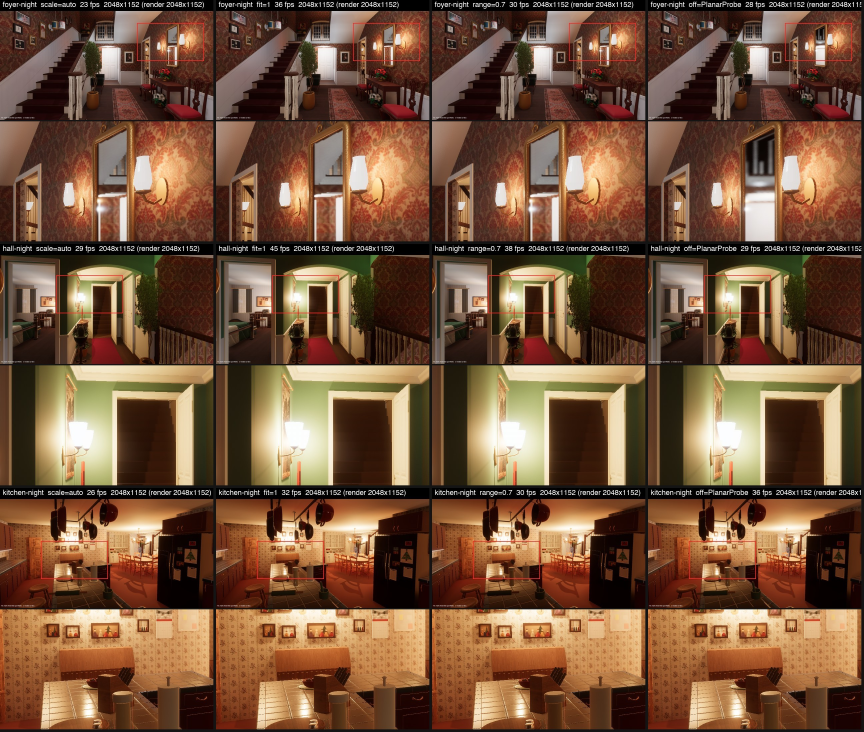
#> input picture spec/captures/perf/fs-nightB-picks.jpg, 2592 x 2196 px (shown at 1/3 size)
$ python -i filter_cross_matches.py   (imports and definitions only)
#> lines starting #> are read from the running program, lines starting #| are printed output that depends on the picture; after the words box and inside, x2 and y2 are one past the last pixel; in counts of white or black regions, pixels touching at a corner belong together
"""Remove cross-video matches that land on repeating damask wallpaper; keep within-video matches.
Repeating wallpaper glues different walls together across videos (Oct 12 staircase test).
Writes a filtered copy of the database; drops cross pairs left with < min_matches.
usage: uv run --with numpy --with opencv-python-headless python -I tools/sfm/filter_cross_matches.py <db> <out_db> [min_matches=15]
"""
import shutil
import sqlite3
import sys
from pathlib import Path

import cv2
import numpy as np

MAX_ID = 2147483647


def wallpaper_mask(path):
    """Damask = warm hue, mid saturation (white trim is low-sat), busy texture. Dilated to fill motif gaps."""
    bgr = cv2.imread(str(path))
#> bgr is the input picture: shape (2196, 2592, 3); mean B, G, R 59.7, 84.1, 117.7
    h, s, v = cv2.split(cv2.cvtColor(bgr, cv2.COLOR_BGR2HSV))
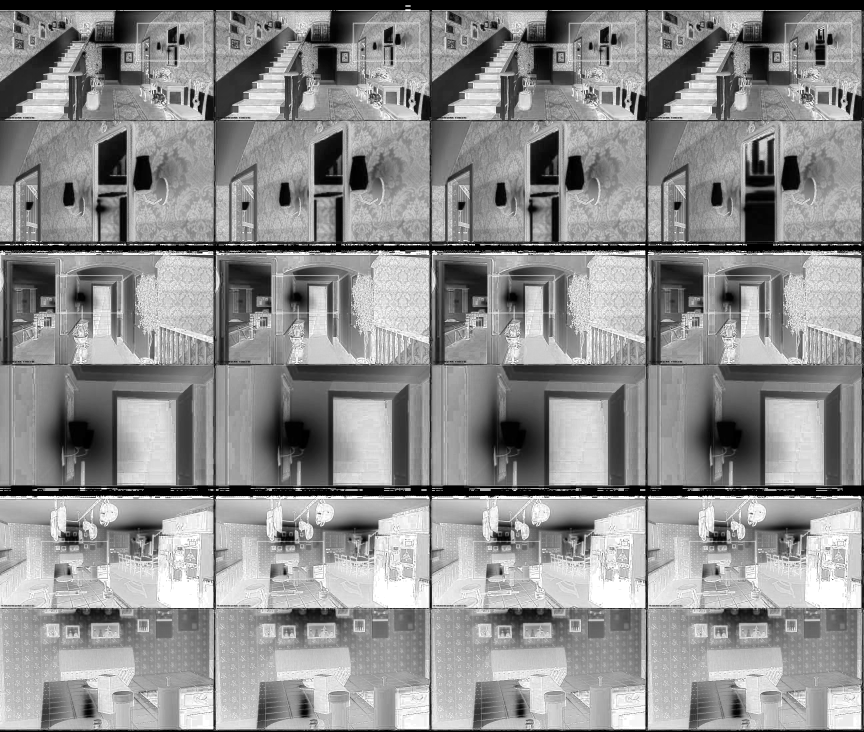
#> s: shape (2196, 2592) (shown at 1/3 size); min 0, max 255, mean 142.2
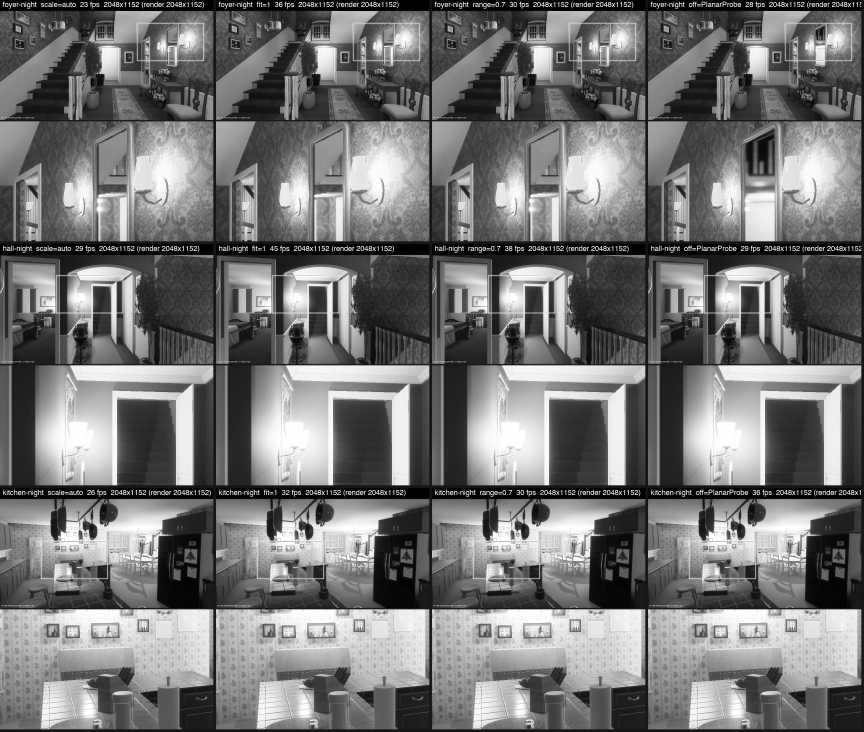
#> v: shape (2196, 2592) (shown at 1/3 size); min 0, max 255, mean 117.9
    warm = ((h >= 3) & (h <= 28) & (s >= 45) & (s <= 150) & (v >= 80)).astype(np.float32)
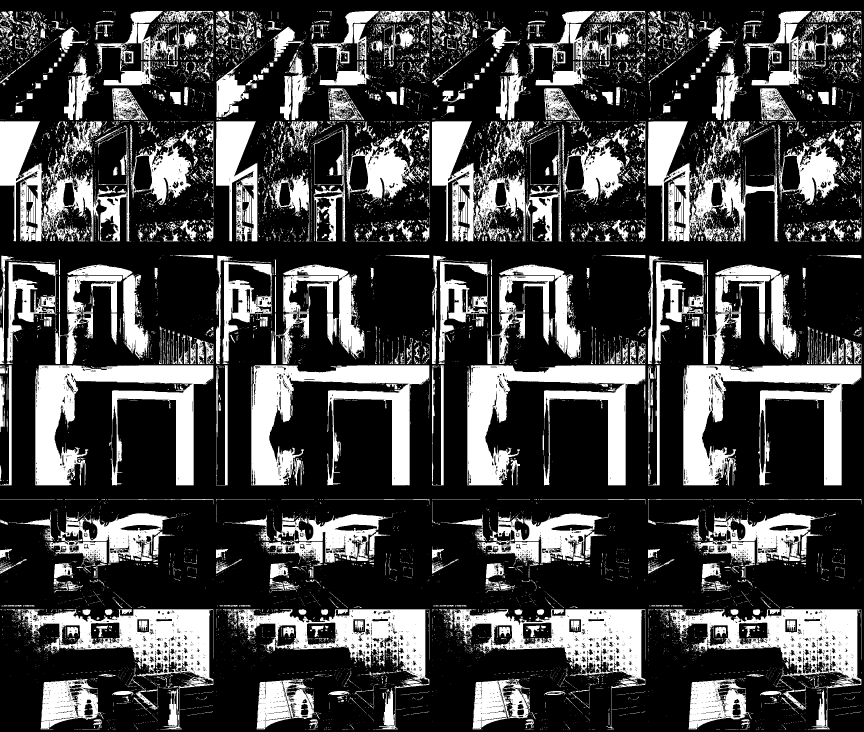
#> warm: shape (2196, 2592) float32 (shown at 1/3 size); values 0 (black) and 1 (white), 27.3% white; 14470 white regions (12815 under 20 px), largest, box (x1, y1, x2, y2) and area: (106, 1096, 640, 1456) 79993, (2050, 1096, 2584, 1456) 79772, (754, 1096, 1288, 1456) 76931
    g = cv2.cvtColor(bgr, cv2.COLOR_BGR2GRAY).astype(np.float32)
    mu = cv2.blur(g, (21, 21))
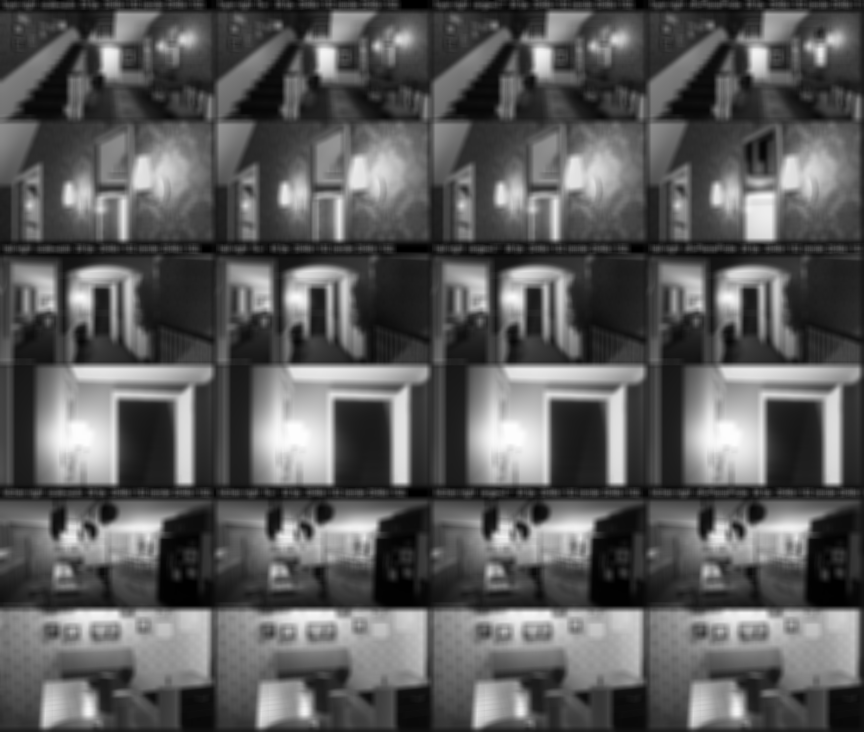
#> mu: shape (2196, 2592) float32 (shown at 1/3 size); min 0, max 253.6, mean 91.4
    sd = np.sqrt(np.maximum(cv2.blur(g * g, (21, 21)) - mu * mu, 0))
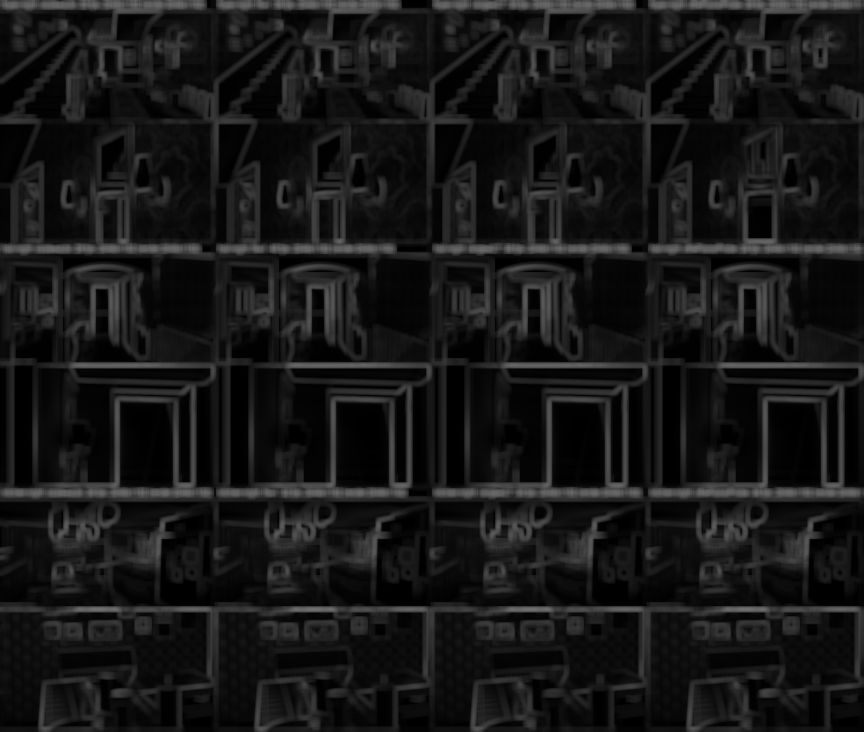
#> sd: shape (2196, 2592) float32 (shown at 1/3 size); min 0, max 113.5, mean 23.7
    m = ((cv2.blur(warm, (31, 31)) > 0.35) & (sd > 12)).astype(np.uint8)
#> m: shape (2196, 2592); values 0 (black) and 1 (white), 23.9% white; 333 white regions (76 under 20 px), largest, box (x1, y1, x2, y2) and area: (101, 764, 820, 1461) 120421, (749, 765, 1468, 1461) 112147, (2045, 790, 2592, 1461) 97412
    m = cv2.morphologyEx(m, cv2.MORPH_OPEN, np.ones((15, 15), np.uint8))
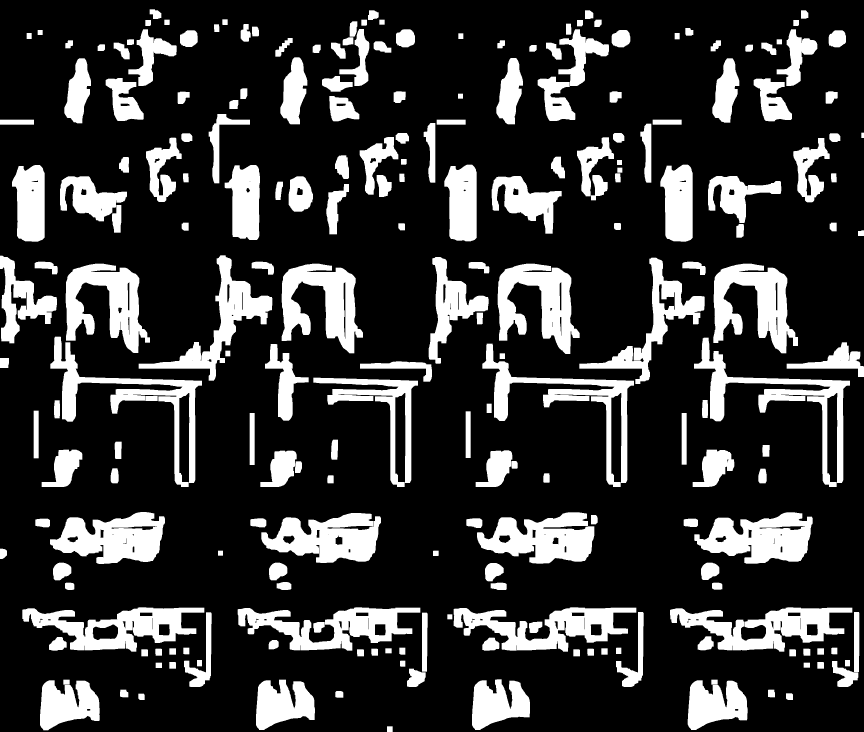
#> m: shape (2196, 2592) (shown at 1/3 size); values 0 (black) and 1 (white), 20.9% white; 222 white regions, largest, box (x1, y1, x2, y2) and area: (2140, 791, 2394, 1060) 35204, (1493, 791, 1739, 1062) 34830, (2082, 1013, 2550, 1461) 34830
    # ponytail: colour/texture heuristic tuned on this damask; other wallpapers need their own check
    return cv2.dilate(m, np.ones((45, 45), np.uint8)) > 0
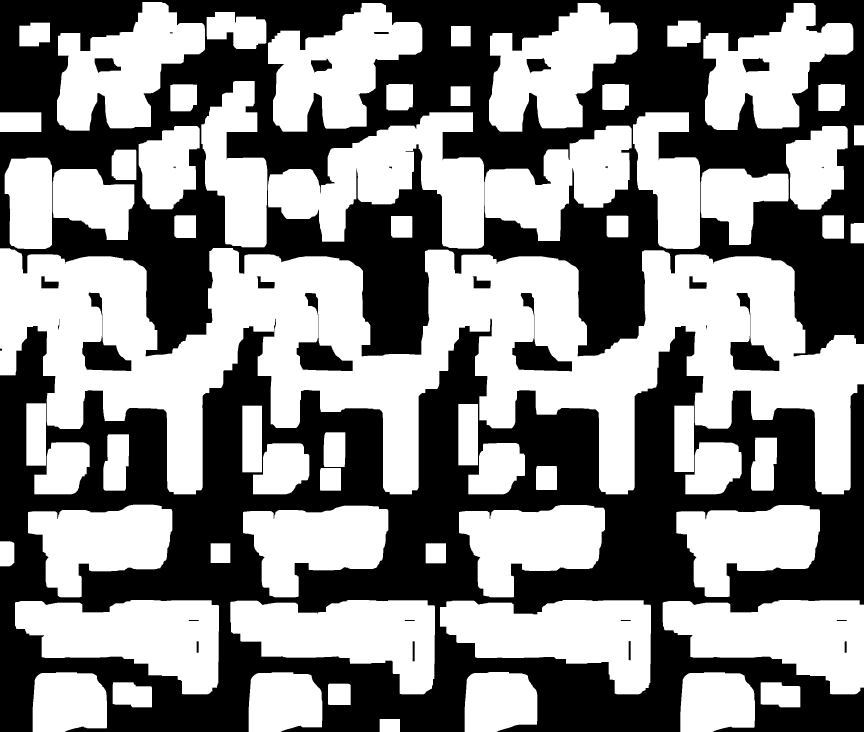
#> returned value: shape (2196, 2592) bool (shown at 1/3 size); 53.2% white; 31 black regions (1 under 20 px), largest, box (x1, y1, x2, y2) and area: (0, 956, 2592, 2196) 1401007, (0, 0, 2592, 1069) 1198827, (1537, 879, 1716, 1114) 12010


src_db, out_db = sys.argv[1], sys.argv[2]
min_matches = int(sys.argv[3]) if len(sys.argv) > 3 else 15
images_dir = Path(src_db).parent / "images"
# [1 line not run here, left out]
con = sqlite3.connect(out_db)
# [1 line that did not run here, left out]
# [2 lines that did not run here, left out]
masks = {}

stats = {"pairs": 0, "dropped": 0, "matches_in": 0, "matches_out": 0}
# [21 lines not run here, left out]

>>> result = wallpaper_mask('../../spec/captures/perf/fs-nightB-picks.jpg')

$ run again, on spec/captures/perf/fullscreen-5k-scale-100-75-50-38.jpg
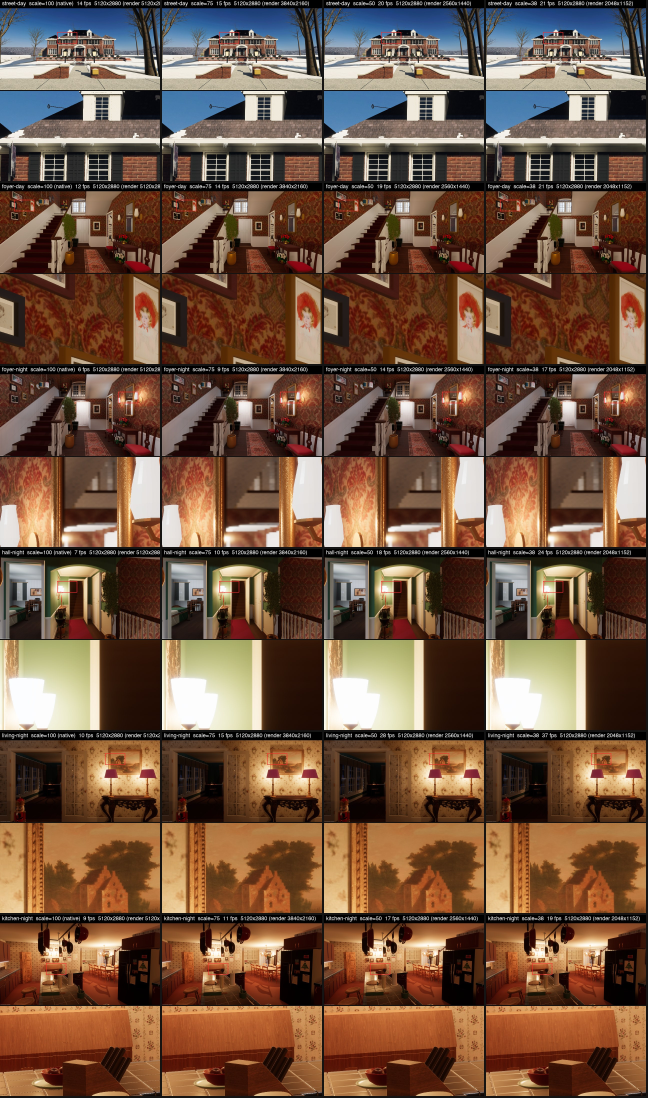
#> input picture spec/captures/perf/fullscreen-5k-scale-100-75-50-38.jpg, 2592 x 4392 px (shown at 1/4 size)
#> in wallpaper_mask, bgr is the input picture: shape (4392, 2592, 3); mean B, G, R 65.6, 85.2, 114.7
#> in wallpaper_mask, `warm = ((h >= 3) & (h <= 28) & (s >= 45) & (s <= 150) & (v >= 80)).ast..`:
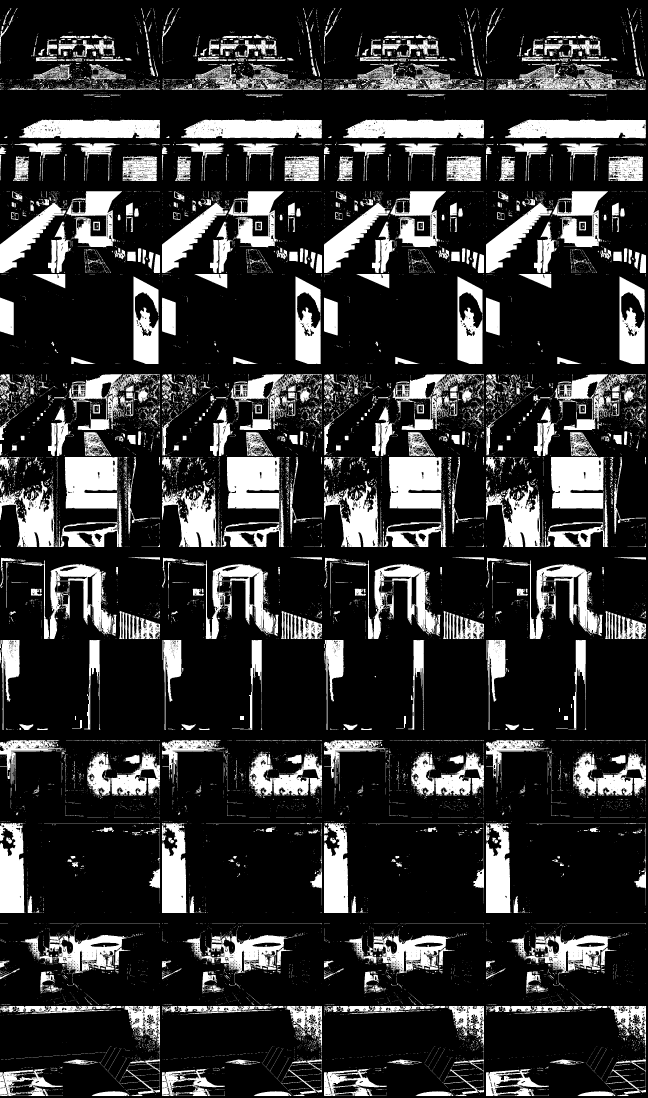
#> warm: shape (4392, 2592) float32 (shown at 1/4 size); values 0 (black) and 1 (white), 19.9% white; 20470 white regions (18186 under 20 px), largest, box (x1, y1, x2, y2) and area: (222, 1828, 488, 2188) 52885, (1518, 1828, 1787, 2188) 52688, (2178, 1828, 2434, 2188) 52511
#> in wallpaper_mask, `return cv2.dilate(m, np.ones((45, 45), np.uint8)) > 0`:
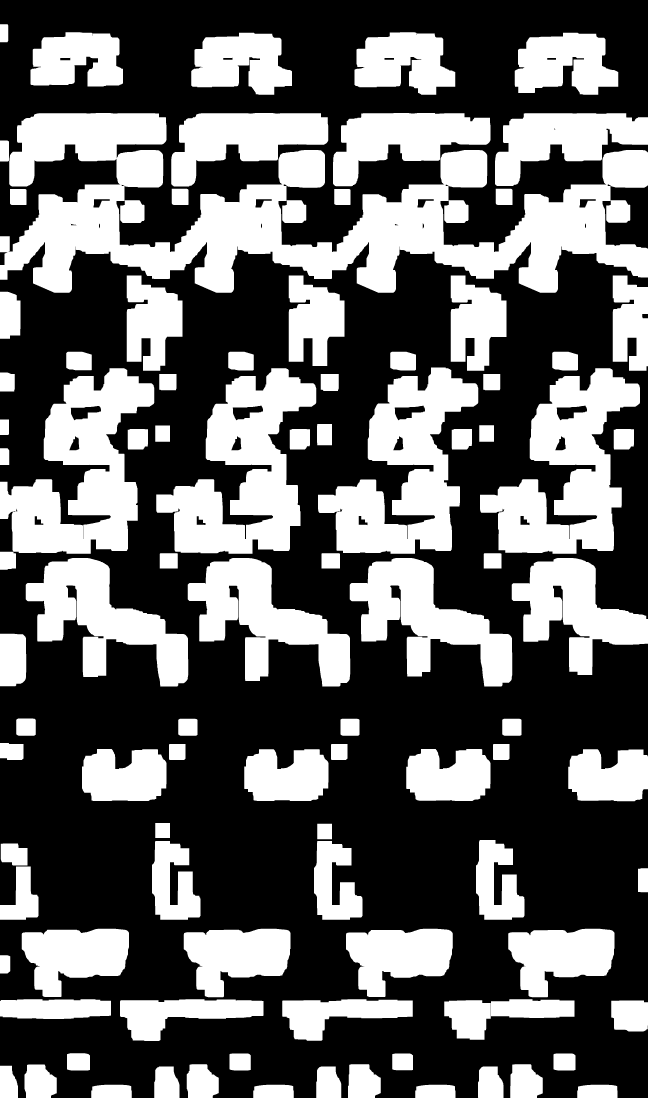
#> returned value: shape (4392, 2592) bool (shown at 1/4 size); 38.4% white; 99 white regions, largest, box (x1, y1, x2, y2) and area: (0, 452, 2592, 1171) 762602, (0, 1473, 617, 2279) 241897, (625, 1473, 1265, 2215) 235631

$ run again, on spec/captures/perf/house-split-sheet.jpg
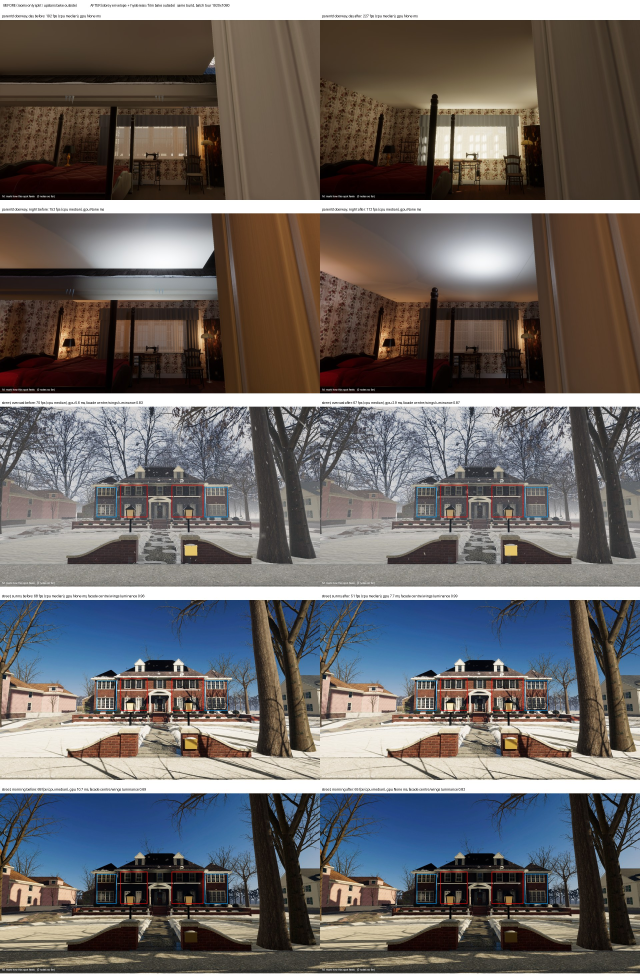
#> input picture spec/captures/perf/house-split-sheet.jpg, 1920 x 2940 px (shown at 1/3 size)
#> in wallpaper_mask, bgr is the input picture: shape (2940, 1920, 3); mean B, G, R 102.8, 104.2, 108.5
#> in wallpaper_mask, `warm = ((h >= 3) & (h <= 28) & (s >= 45) & (s <= 150) & (v >= 80)).ast..`:
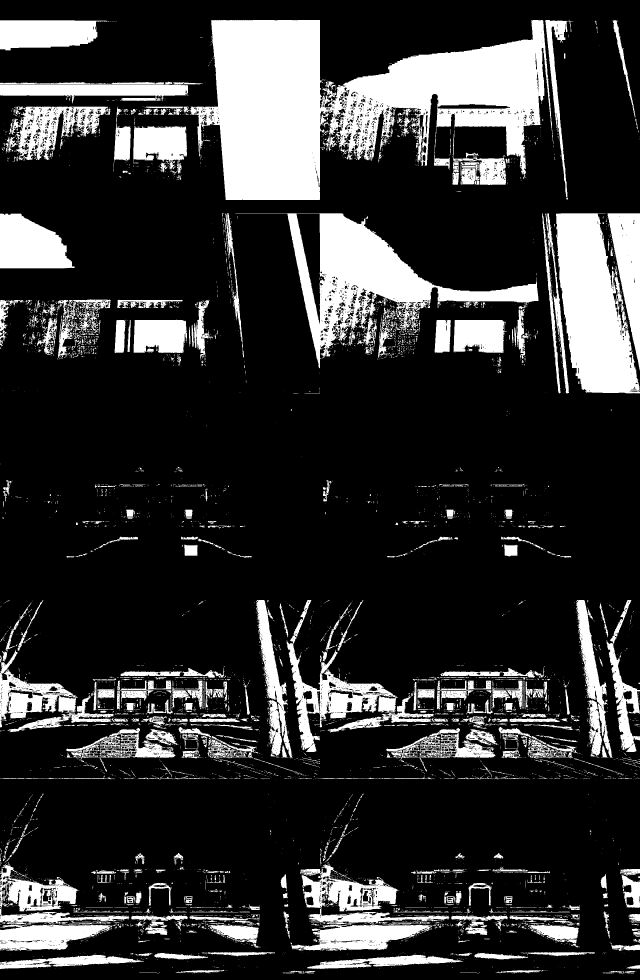
#> warm: shape (2940, 1920) float32 (shown at 1/3 size); values 0 (black) and 1 (white), 19.8% white; 6853 white regions (5970 under 20 px), largest, box (x1, y1, x2, y2) and area: (551, 60, 1660, 600) 306260, (706, 640, 1616, 1105) 98218, (1668, 640, 1920, 1180) 87506
#> in wallpaper_mask, `return cv2.dilate(m, np.ones((45, 45), np.uint8)) > 0`:
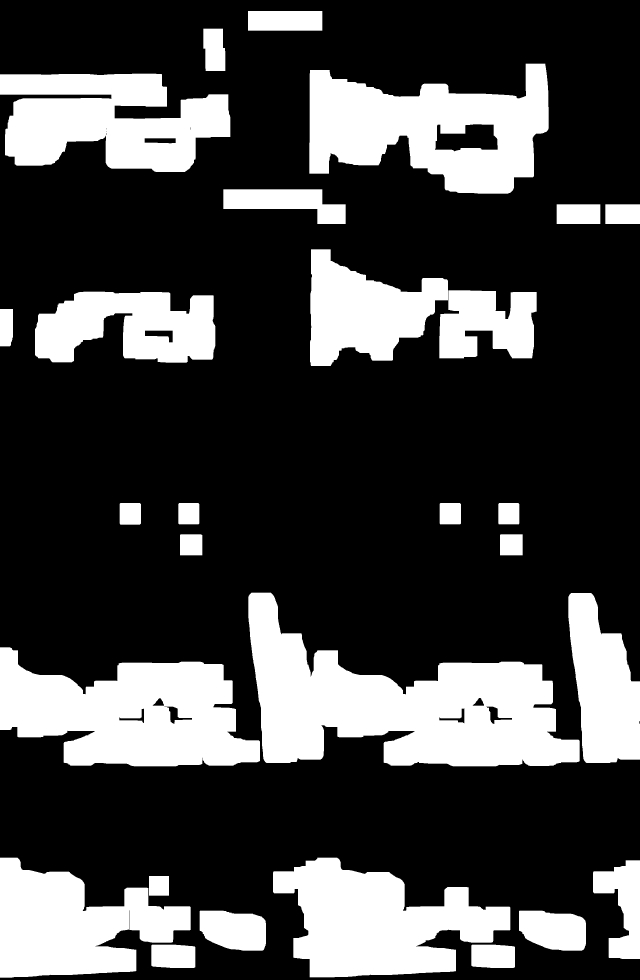
#> returned value: shape (2940, 1920) bool (shown at 1/3 size); 26.6% white; 28 white regions, largest, box (x1, y1, x2, y2) and area: (745, 1778, 1739, 2299) 263555, (0, 1942, 780, 2299) 185172, (928, 191, 1646, 581) 170662
